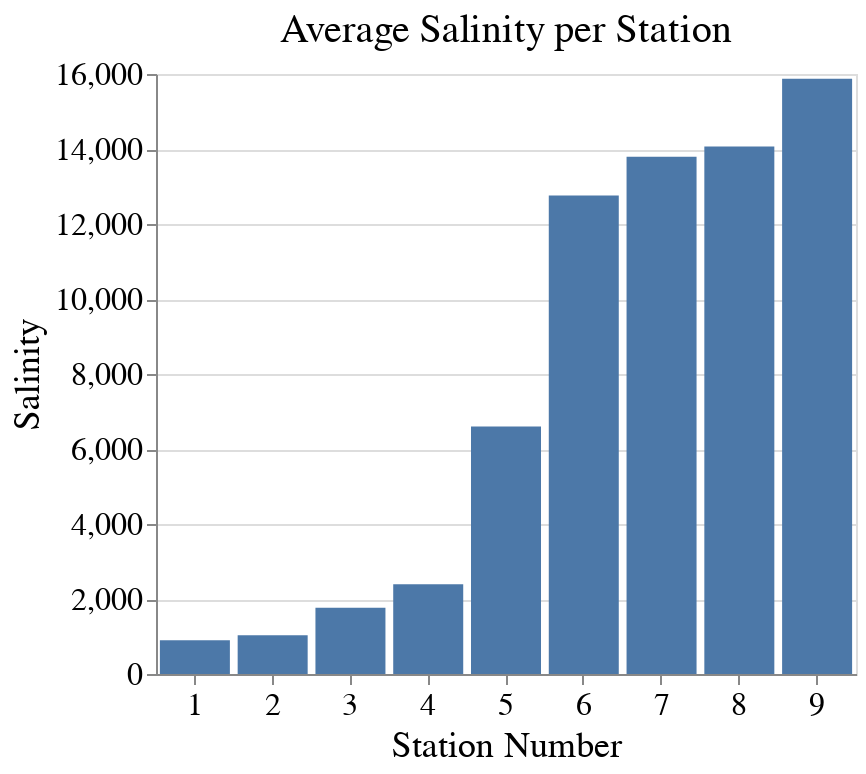

This figure's notebook cell:
### Code cell
alt.Chart(source, title="Average Salinity per Station").mark_bar().encode(
    x = alt.X('Station:N', axis=alt.Axis(title='Station Number',labelAngle=0)),
    y =alt.Y('Salinity:Q', axis=alt.Axis(title="Salinity"))  
).properties(
    width=350, height=300).configure_axis(
   # domain=False,
    labelFontSize=16,
    titleFontSize=18,
    labelFontWeight='normal',
    titleFontWeight='normal',
#  font='Arial')
).configure_title(fontWeight='normal',fontSize=20)

### Figure 1 — Vega-Lite specification as saved in the notebook (floating-point values rounded to 4 significant figures)
{"config": {"view": {"continuousWidth": 300, "continuousHeight": 300}, "axis": {"labelFontSize": 16, "labelFontWeight": "normal", "titleFontSize": 18, "titleFontWeight": "normal"}, "title": {"fontSize": 20, "fontWeight": "normal"}}, "data": {"name": "data-3695123fbed79f12b6d972817827487d"}, "mark": {"type": "bar"}, "encoding": {"x": {"axis": {"labelAngle": 0, "title": "Station Number"}, "field": "Station", "type": "nominal"}, "y": {"axis": {"title": "Salinity"}, "field": "Salinity", "type": "quantitative"}}, "height": 300, "title": "Average Salinity per Station", "width": 350, "$schema": "https://vega.github.io/schema/vega-lite/v5.20.1.json", "datasets": {"data-3695123fbed79f12b6d972817827487d": [{"Station": 1, "Salinity": 900.6}, {"Station": 2, "Salinity": 1033.0}, {"Station": 3, "Salinity": 1764.0}, {"Station": 4, "Salinity": 2396.0}, {"Station": 5, "Salinity": 6603.0}, {"Station": 6, "Salinity": 12760.0}, {"Station": 7, "Salinity": 13800.0}, {"Station": 8, "Salinity": 14070.0}, {"Station": 9, "Salinity": 15870.0}]}}
